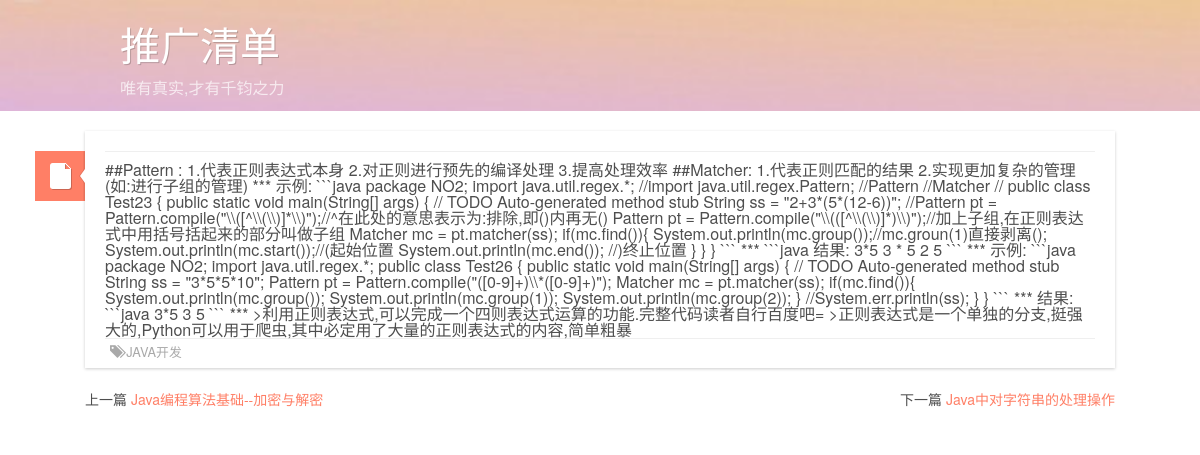
/article/15/, run on the app's committed database.
### article/models.py (models this page shows, shortened)
class Article(models.Model):  # 文章
	title = models.CharField(max_length=100)
	author = models.ForeignKey(Author)
	tags = models.ManyToManyField(Tag, blank=True)  # 标签
	classification = models.ForeignKey(Classification)  # 分类
	content = models.TextField(blank=True, null=True)
	publish_time = models.DateTimeField(auto_now_add=True)
	count = models.IntegerField(default=0)  # 文章点击数,但未实现统计文章点击数的功能
	objects = models.Manager()  # 默认的管理器
	date_list = ArticleManager()  # 自定义的管理器
	@models.permalink
	def get_absolute_url(self):
		return ('detail', (), {
			'id': self.id})
	def get_before_article(self):  # 返回当前文章的前一篇文章
		temp = Article.objects.order_by('id')
		cur = Article.objects.get(id=self.id)
		count = 0
		for i in temp:
			if i.id == cur.id:
				index = count
				break
			else:
				count = count + 1
		if index != 0:
			return temp[index - 1]
	def get_after_article(self):  # 返回当前文章的后一篇文章
		temp = Article.objects.order_by('id')
		max = len(temp) - 1
		cur = Article.objects.get(id=self.id)
		count = 0
		for i in temp:
			if i.id == cur.id:
				index = count
				break
			else:
				count = count + 1
		if index != max:
			return temp[index + 1]
	def __unicode__(self):
		return self.title
	class Meta:  # 按时间下降排序
		ordering = ['-publish_time']

class Classification(models.Model):
	name = models.CharField(max_length=25)
	objects = models.Manager()  # 默认的管理器
	class_list = ClassManager()  # 自定义的管理器
	def __unicode__(self):
		return self.name

### article/views.py (the view)
def detail(request, id):
	try:
		article = Article.objects.get(id=str(id))
	except Article.DoesNotExist:
		raise Http404
	classification = Classification.class_list.get_Class_list()
	tagCloud = json.dumps(Tag.tag_list.get_Tag_list(), ensure_ascii=False)  # 标签,以及对应的文章数目
	date_list = Article.date_list.get_Article_onDate()
	return render_to_response('blog/content.html', locals(), context_instance=RequestContext(request))

### article/models.py (called while the page is built)
	def get_Tag_list(self):  # 返回文章标签列表, 每个标签以及对应的文章数目
		tags = Tag.objects.all()  # 获取所有标签
		tag_list = []
		for i in range(len(tags)):
			tag_list.append([])
		for i in range(len(tags)):
			temp = Tag.objects.get(name=tags[i])  # 获取当前标签
			posts = temp.article_set.all()  # 获取当前标签下的所有文章
			tag_list[i].append(tags[i].name)
			tag_list[i].append(len(posts))
		return tag_list

	def __unicode__(self):
		return self.name

	def get_Class_list(self):  # 返回文章分类列表, 每个分类以及对应的文章数目
		classf = Classification.objects.all()  # 获取所有的分类
		class_list = []
		for i in range(len(classf)):
			class_list.append([])
		for i in range(len(classf)):
			temp = Classification.objects.get(name=classf[i])  # 获取当前分类
			posts = temp.article_set.all()  # 获取当前分类下的所有文章
			class_list[i].append(classf[i])
			class_list[i].append(len(posts))
		return class_list

	def get_Article_onDate(self):  # 实现文章的按月归档, 返回 月份以及对应的文章数  如: [[2015.5,5],[2015.4,5]] ,
		post_date = Article.objects.dates('publish_time', 'month')
		date_list = []
		for i in range(len(post_date)):
			date_list.append([])
		for i in range(len(post_date)):
			curyear = post_date[i].year
			curmonth = post_date[i].month
			tempArticle = Article.objects.filter(publish_time__year=curyear).filter(publish_time__month=curmonth)
			tempNum = len(tempArticle)
			date_list[i].append(post_date[i])
			date_list[i].append(tempNum)
		return date_list

### templates/blog/content.html (shortened to what this page needs)
{% extends "base.html" %}
{% block content %}
	<div class="archive">
		<div id="archives">
			<header class="entry-header">
				<div class="entry-info">
				</div>
				<div class="post-format-indicator">
					<a class="entry-format" href="{{ article.get_absolute_url }}"></a>
				</div>
			</header>
			<div>
				{{ article.content|safe }}
			</div>
			<footer class="entry-meta">
				<div class="fenlei">
		<span class="entry-categories">
                	<span class="glyphicon glyphicon-tags" aria-hidden="true"></span>
			<a href="{% url 'classfiDetail' classfi=article.classification %}"
			   rel="category">{{ article.classification }}</a>
		</span>
				</div>
			</footer>
		</div>
	</div>
	{% if article.get_before_article %}
		{% with before=article.get_before_article %}
			<p class="p1">上一篇 <a href="{{ before.get_absolute_url }}">{{ before }} </a></p>
		{% endwith %}
	{% endif %}
	{% if article.get_after_article %}
		{% with after=article.get_after_article %}
			<p class="p2">下一篇 <a href="{{ after.get_absolute_url }}">{{ after }} </a></p>
		{% endwith %}
	{% endif %}
{% endblock %}

### static/css/style.css (style rules this page uses)
body { font-family: Georgia, "Times New Roman", Times, serif; color: #555; }
html, body, div, span, applet, object, iframe, h1, h2, h3, h4, h5, h6, p, blockquote, pre, a, abbr, acronym, address, big, cite, code, del, dfn, em, img, ins, kbd, q, s, samp, small, strike, strong, sub, sup, tt, var, b, u, i, center, dl, dt, dd, ol, ul, li, fieldset, form, label, legend, table, caption, tbody, tfoot, thead, tr, th, td, article, aside, canvas, details, embed, figure, figcaption, footer, header, hgroup, menu, nav, output, ruby, section, summary, time, mark, audio, video { margin: 0; padding: 0; border: 0; font-size: 100%; font: inherit; vertical-align: baseline; }
article, aside, details, figcaption, figure, footer, header, hgroup, menu, nav, section { display: block; }
body { line-height: 1; }
*, *:before, *:after { -moz-box-sizing: border-box; -webkit-box-sizing: border-box; -ms-box-sizing: border-box; box-sizing: border-box; }
html, body { font-size: 100%; }
body { color: #4e4e4e; padding: 0; margin: 0; font-family: "微软雅黑", "Source Sans Pro", "Helvetica Neue", "Helvetica", Helvetica, Arial, sans-serif; font-weight: normal; font-style: normal; line-height: 1; position: relative; }
a { color: #ff7f66; text-decoration: none; line-height: inherit; }
p { font-size: 14px; line-height: 1.6; margin-bottom: 1.25em; }
p a, p a:visited { line-height: inherit; }
.entry-info { margin-bottom: 10px; padding-bottom: 20px; font-size: 0.8em; line-height: 1.3; border-bottom: 1px solid #efefef; }
.entry-meta { font-size: 0.8em; line-height: 1.3; border-top: 1px solid #efefef; height: 30px; padding: 5px; }
.entry-date, .author.vcard, .entry-tags, .entry-categories, .full-size-link { margin-right: 10px; }
.more-link, .entry-info, .entry-meta, .entry-info a, .entry-meta a { color: #a9a9a9; text-transform: uppercase; }
.post-format-indicator { position: absolute; top: 20px; width: 50px; height: 50px; background-color: #ff7f66; background-image: url("post.png"); background-position:-150px 0px; margin-left:-20px; }
.layout-cs .post-format-indicator, .layout-c .post-format-indicator { left: -50px; }
.post-format-indicator .entry-format { display: block; width: 100%; height: 100%; text-indent: -9999px; background-image: url("post.png"); background-position: 0 -100px; }
.entry-header { position:relative; }
.archive { padding: 0 20px; margin-bottom: 20px; background-color: #fff; -moz-box-shadow: 0 1px 3px 0 rgba(0, 0, 0, 0.2); -webkit-box-shadow: 0 1px 3px 0 rgba(0, 0, 0, 0.2); box-shadow: 0 1px 3px 0 rgba(0, 0, 0, 0.2); }
.fenlei { float:left; }
.p1 { float:left; }
.p2 { float:right; }

### data on the page
Article: content "##Pattern : 1.代表正则表达式本身 2.对正则进行预先的编译处理 3.提高处理效率 ##Matcher: 1.代表正则匹配的结果 2.实现更加复杂的管理(如:进行子组的管理) *** 示例: ```java package NO2; import java.util.regex.*; //import java.util.regex.Pattern; //Pattern //Matcher // public class Test23 { public static void main(String[] args) { // TODO Auto-generated method stub String ss = \"2+3*(5*(12-6))\"; //Pattern pt = Pattern.compile(\"\\\\([^\\\\(\\\\)]*\\\\)\");//^在此处的意思表示为:排除,即()内再无() Pattern pt = Pattern.compile(\"\\\\(([^\\\\(\\\\)]*)\\\\)\");//加上子组,在正则表达式中用括号括起来的部分叫做子组 Matcher mc = pt.matcher(ss); if(mc.find()){ System.out.println(mc.group());//mc.groun(1)直接剥离(); System.out.println(mc.start());//(起始位置 System.out.println(mc.end()); //)终止位置 } } } ``` *** ```java 结果: 3*5 3 * 5 2…", classification "JAVA开发"
Article: title "Java编程算法基础--加密与解密"
Article: title "Java中对字符串的处理操作"
